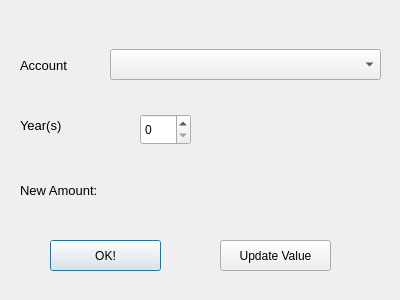
<?xml version="1.0" encoding="UTF-8"?>
<ui version="4.0">
 <class>calculate</class>
 <widget class="QDialog" name="calculate">
  <property name="geometry">
   <rect>
    <x>0</x>
    <y>0</y>
    <width>400</width>
    <height>300</height>
   </rect>
  </property>
  <property name="windowTitle">
   <string>Dialog</string>
  </property>
  <property name="styleSheet">
   <string notr="true">background-image:url(:/img/mainbg.png)</string>
  </property>
  <widget class="QComboBox" name="accbox">
   <property name="geometry">
    <rect>
     <x>110</x>
     <y>49</y>
     <width>271</width>
     <height>31</height>
    </rect>
   </property>
  </widget>
  <widget class="QLabel" name="acclabel">
   <property name="geometry">
    <rect>
     <x>20</x>
     <y>50</y>
     <width>101</width>
     <height>31</height>
    </rect>
   </property>
   <property name="styleSheet">
    <string notr="true">background:none;</string>
   </property>
   <property name="text">
    <string>&lt;html&gt;&lt;head/&gt;&lt;body&gt;&lt;p&gt;&lt;span style=&quot; font-size:10pt;&quot;&gt;Account&lt;/span&gt;&lt;/p&gt;&lt;/body&gt;&lt;/html&gt;</string>
   </property>
  </widget>
  <widget class="QLabel" name="ylabel">
   <property name="geometry">
    <rect>
     <x>20</x>
     <y>115</y>
     <width>71</width>
     <height>21</height>
    </rect>
   </property>
   <property name="styleSheet">
    <string notr="true">background:none;</string>
   </property>
   <property name="text">
    <string>&lt;html&gt;&lt;head/&gt;&lt;body&gt;&lt;p&gt;&lt;span style=&quot; font-size:10pt;&quot;&gt;Year(s)&lt;/span&gt;&lt;/p&gt;&lt;/body&gt;&lt;/html&gt;</string>
   </property>
  </widget>
  <widget class="QSpinBox" name="spinBox">
   <property name="geometry">
    <rect>
     <x>140</x>
     <y>114</y>
     <width>51</width>
     <height>31</height>
    </rect>
   </property>
  </widget>
  <widget class="QLabel" name="label">
   <property name="geometry">
    <rect>
     <x>20</x>
     <y>170</y>
     <width>121</width>
     <height>41</height>
    </rect>
   </property>
   <property name="styleSheet">
    <string notr="true">background:none;</string>
   </property>
   <property name="text">
    <string>&lt;html&gt;&lt;head/&gt;&lt;body&gt;&lt;p&gt;&lt;span style=&quot; font-size:10pt;&quot;&gt;New Amount:&lt;/span&gt;&lt;/p&gt;&lt;/body&gt;&lt;/html&gt;</string>
   </property>
  </widget>
  <widget class="QLabel" name="newamount">
   <property name="geometry">
    <rect>
     <x>150</x>
     <y>175</y>
     <width>211</width>
     <height>31</height>
    </rect>
   </property>
   <property name="text">
    <string>&lt;html&gt;&lt;head/&gt;&lt;body&gt;&lt;p&gt;&lt;br/&gt;&lt;/p&gt;&lt;/body&gt;&lt;/html&gt;</string>
   </property>
  </widget>
  <widget class="QPushButton" name="pushButton">
   <property name="geometry">
    <rect>
     <x>50</x>
     <y>240</y>
     <width>111</width>
     <height>31</height>
    </rect>
   </property>
   <property name="text">
    <string>OK!</string>
   </property>
  </widget>
  <widget class="QPushButton" name="updatebutton">
   <property name="geometry">
    <rect>
     <x>220</x>
     <y>240</y>
     <width>111</width>
     <height>31</height>
    </rect>
   </property>
   <property name="text">
    <string>Update Value</string>
   </property>
  </widget>
 </widget>
 <resources/>
 <connections/>
</ui>
